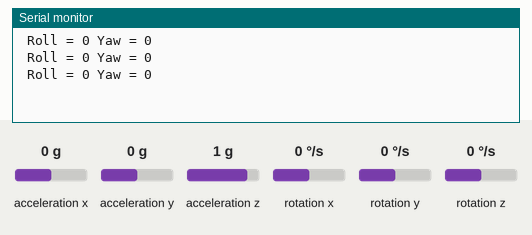
A sketch run on a simulated Arduino Uno, built with avr-gcc and run on an emulated ATmega328P. Shown: the last lines printed to the serial monitor. Inputs (shaded band) come from the test bench; at power-on: rotation x 0 °/s, rotation z 0 °/s, acceleration x 0 g, acceleration y 0 g, acceleration z 1 g, rotation y 0 °/s.

Above: at 1.3 s.
1.4 s: rotation x set to -192 °/s
At 1.9 s:
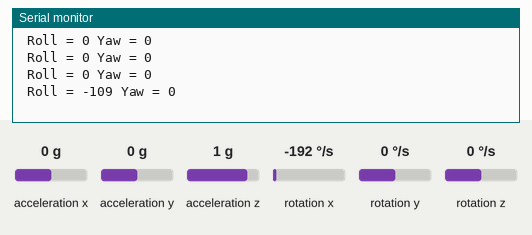
2.9 s: rotation z set to -192 °/s
At 3.4 s:
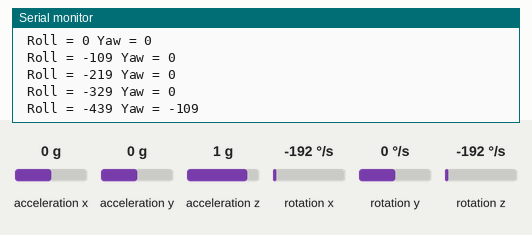
4.4 s: rotation x set to -100 °/s
At 4.9 s:
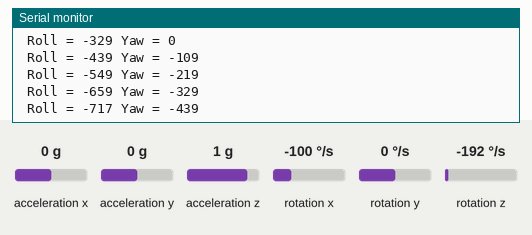
Timing chart, 0 to 7.4 s (numbered marks = the images above; inputs shaded):
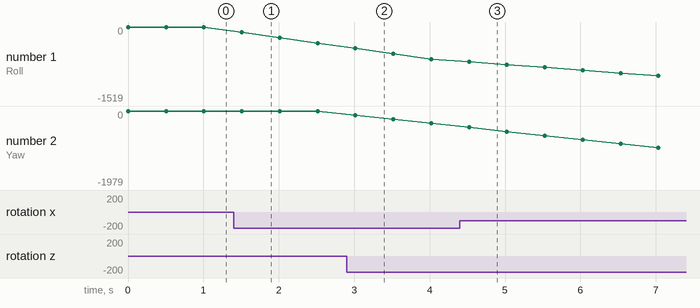

Measured:
- after the input at 1.4 s, the serial monitor: prints a new line after 0.11 s (image 1)
- after the input at 2.9 s, the serial monitor: prints a new line after 0.12 s (image 2)
- after the input at 4.4 s, the serial monitor: prints a new line after 0.12 s (image 3)
- plotted number 1: 0 → -329 after the input at 1.4 s, -659 → -1519 after the input at 4.4 s

The sketch:

0360gyro.ino
```cpp
#include <Wire.h>
#include <MPU6050.h>

MPU6050 mpu;

// Timers
unsigned long timer = 0;
float timeStep = 0.01;

// Pitch, Roll and Yaw values

float rollRaw = 0;
float yawRaw = 0;
int roll;
int yaw;

void setup()
{
  Serial.begin(9600);

  // Initialize MPU6050
  while(!mpu.begin(MPU6050_SCALE_2000DPS, MPU6050_RANGE_2G))
  {
    Serial.println("Could not find a valid MPU6050 sensor, check wiring!");
    delay(500);
  }

  // Calibrate gyroscope. The calibration must be at rest.
  // If you don't want calibrate, comment this line.
  mpu.calibrateGyro();

  // Set threshold sensivty. Default 3.
  // If you don't want use threshold, comment this line or set 0.
  //mpu.setThreshold(3);
}

void loop()
{
  timer = millis();

  // Read normalized values
  Vector norm = mpu.readNormalizeGyro();

  // Calculate Pitch, Roll and Yaw

  rollRaw = rollRaw + norm.XAxis * timeStep;
  yawRaw = yawRaw + norm.ZAxis * timeStep;

  roll = rollRaw * (1/(3.142/180));
  yaw = yawRaw * (1/(3.142/180));
  // Output raw

  Serial.print(" Roll = ");
  Serial.print(roll);
  Serial.print(" Yaw = ");
  Serial.println(yaw);

  // Wait to full timeStep period
  delay(500);
}
```
